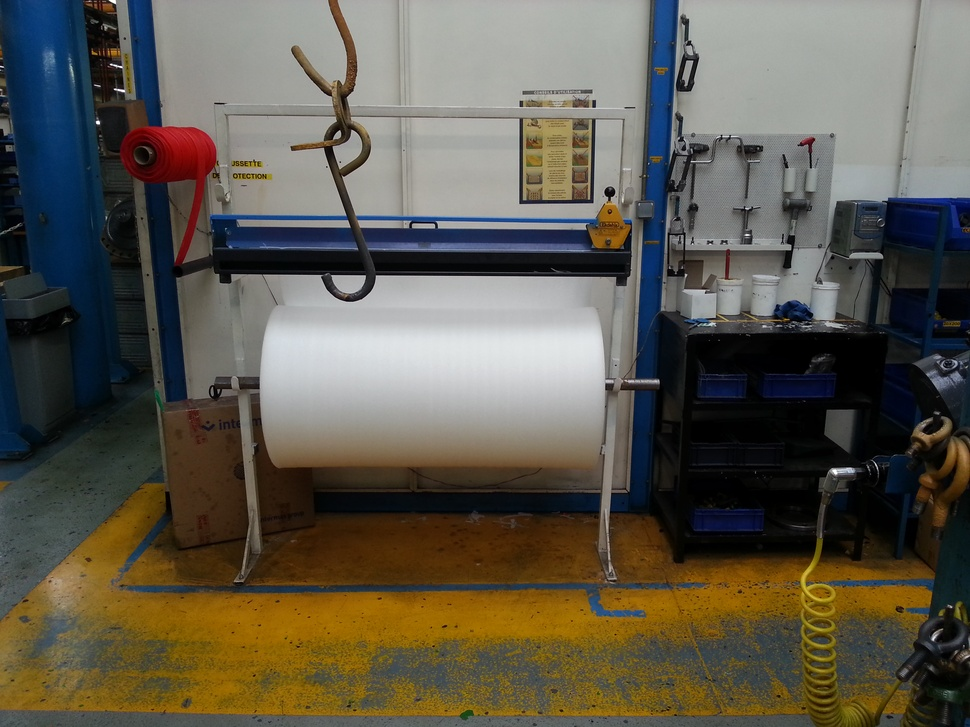
#> input picture Archives/Clients/Poclain-hydraulics/Data/Images/Pair2.jpg, 970 x 727 px, shrunk from 3264 x 2448 before the run, found by its file name
$ python test.py
#> lines starting #> are read from the running program, lines starting #| are printed output that depends on the picture; after the words box and inside, x2 and y2 are one past the last pixel; in counts of white or black regions, pixels touching at a corner belong together
import cv2

import numpy as np
import cv2
from matplotlib import pyplot as plt

def main():
	img1 = cv2.imread('../../Data/Images/pair2.jpg')
#> img1 is the input picture: shape (727, 970, 3); mean B, G, R 77.7, 89.5, 94.1
	img2 = cv2.imread('../../Data/Images/pair1.jpg')
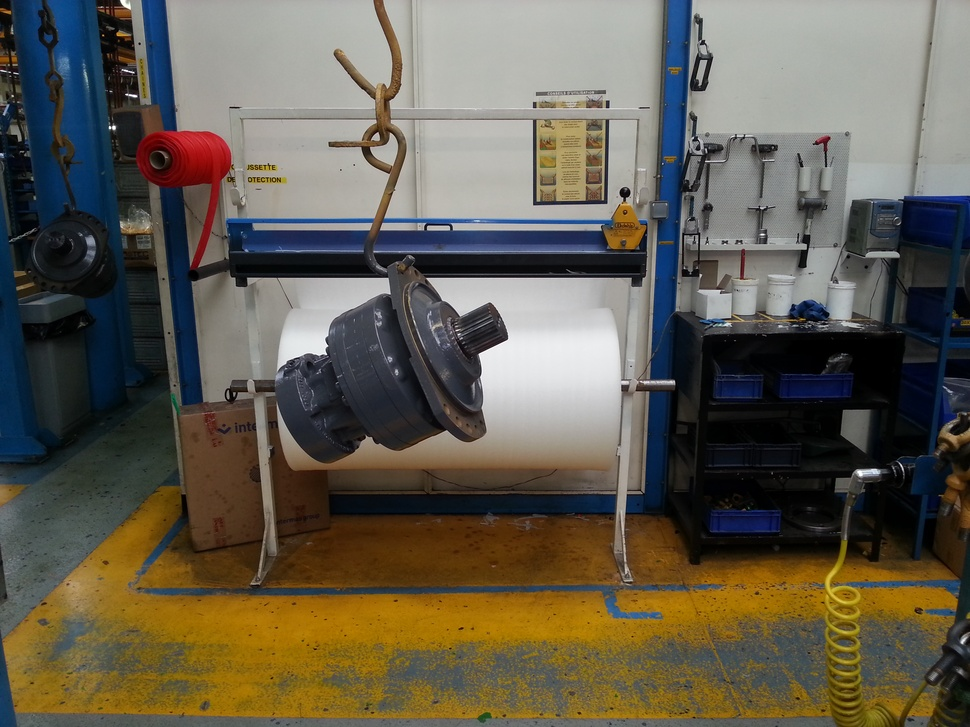
#> input picture Archives/Clients/Poclain-hydraulics/Data/Images/pair1.jpg, 970 x 727 px, shrunk from 3264 x 2448 before the run
#> img2 is the input picture: shape (727, 970, 3); mean B, G, R 79.5, 93, 98.8

	img3 = cv2.absdiff(img1, img2)
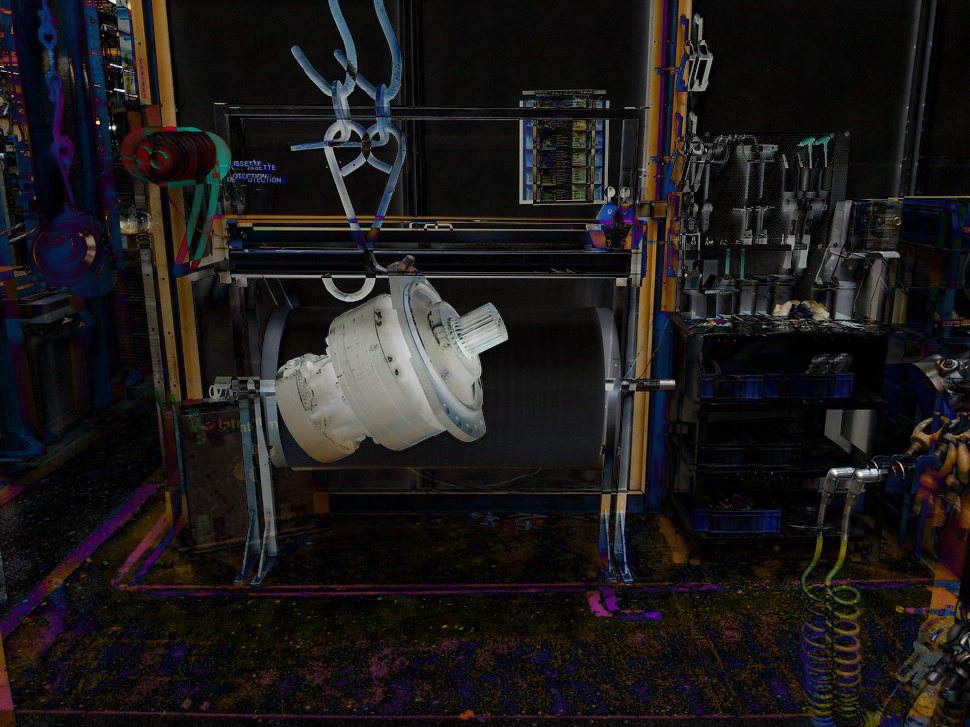
#> img3: shape (727, 970, 3); mean B, G, R 26, 26, 28.7

	#kernel = cv2.getStructuringElement(cv2.MORPH_ELLIPSE,(3,3))
	fgbg = cv2.createBackgroundSubtractorMOG2()

	fgmask = fgbg.apply(img2)
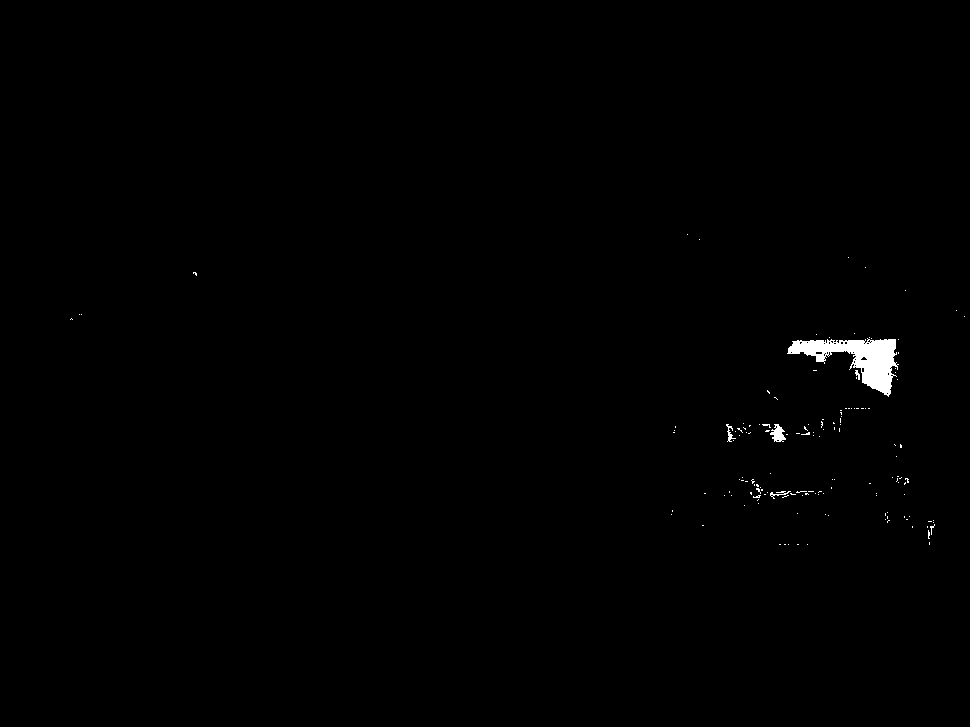
#> fgmask: shape (727, 970); values 127 (black) and 255 (white), 0.49% white; 148 white regions (143 under 20 px), largest, box (x1, y1, x2, y2) and area: (787, 338, 899, 397) 2686, (770, 424, 786, 442) 168, (726, 424, 736, 442) 62, (770, 491, 791, 499) 53, (855, 370, 860, 380) 27
	fgmask = fgbg.apply(img1)
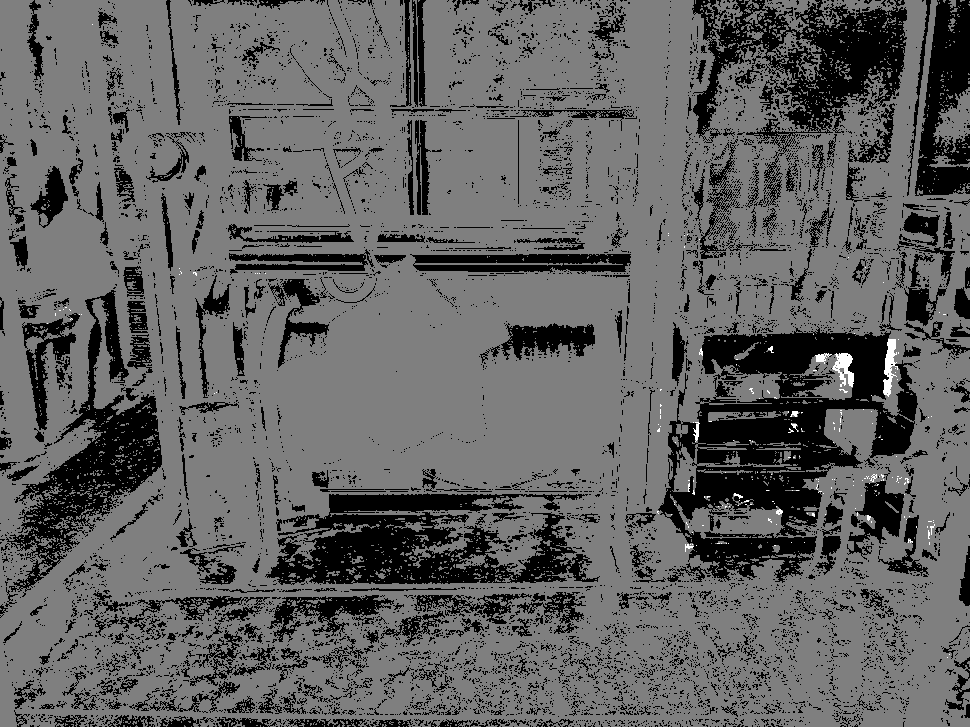
#> fgmask: shape (727, 970); min 0, max 255, mean 97.3

	#fgmask = cv2.morphologyEx(fgmask, cv2.MORPH_OPEN, kernel)

	plt.imshow(img3),plt.show()

main()
